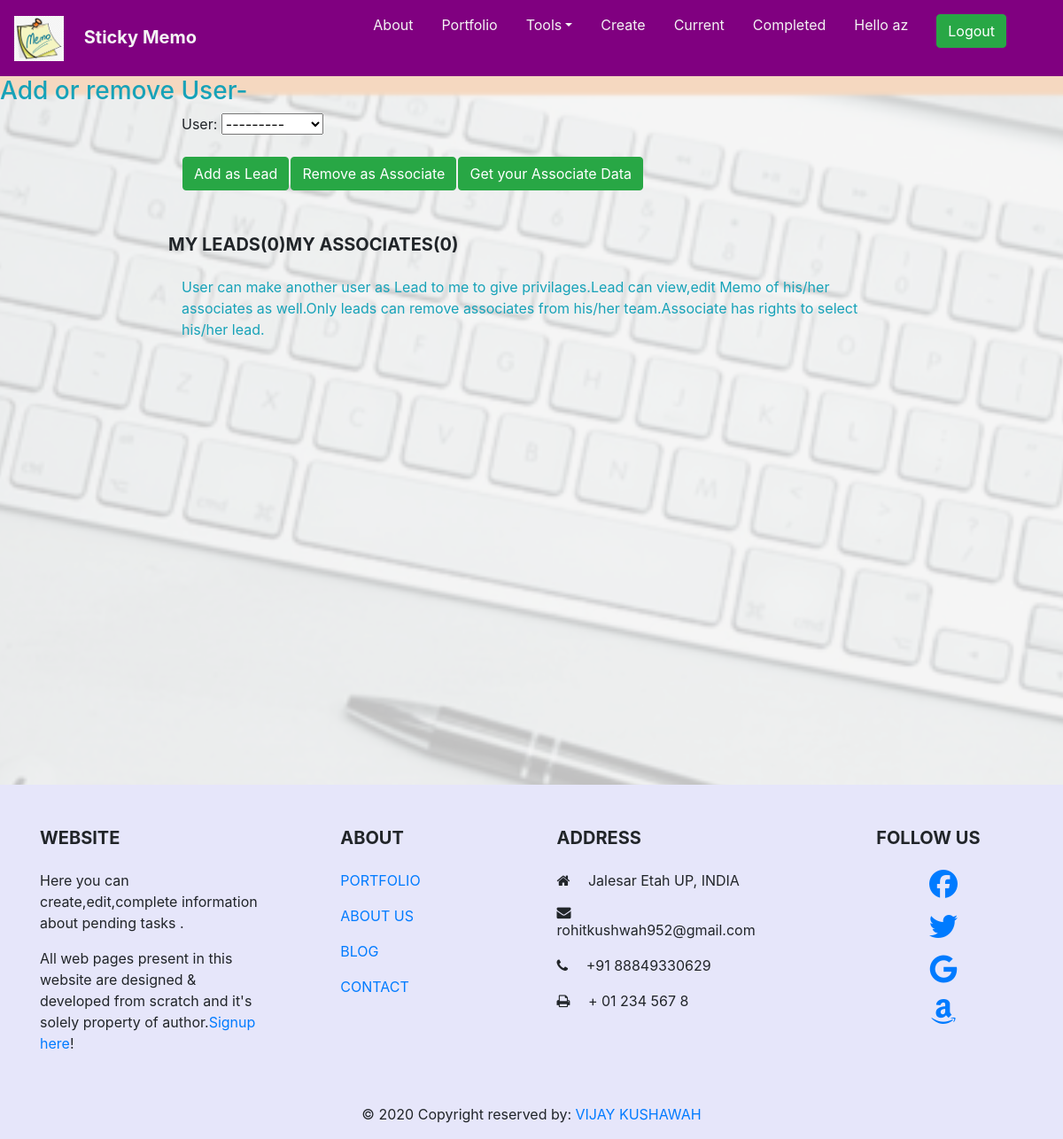
Page /myprofile/ (signed in) on the earlier database version.
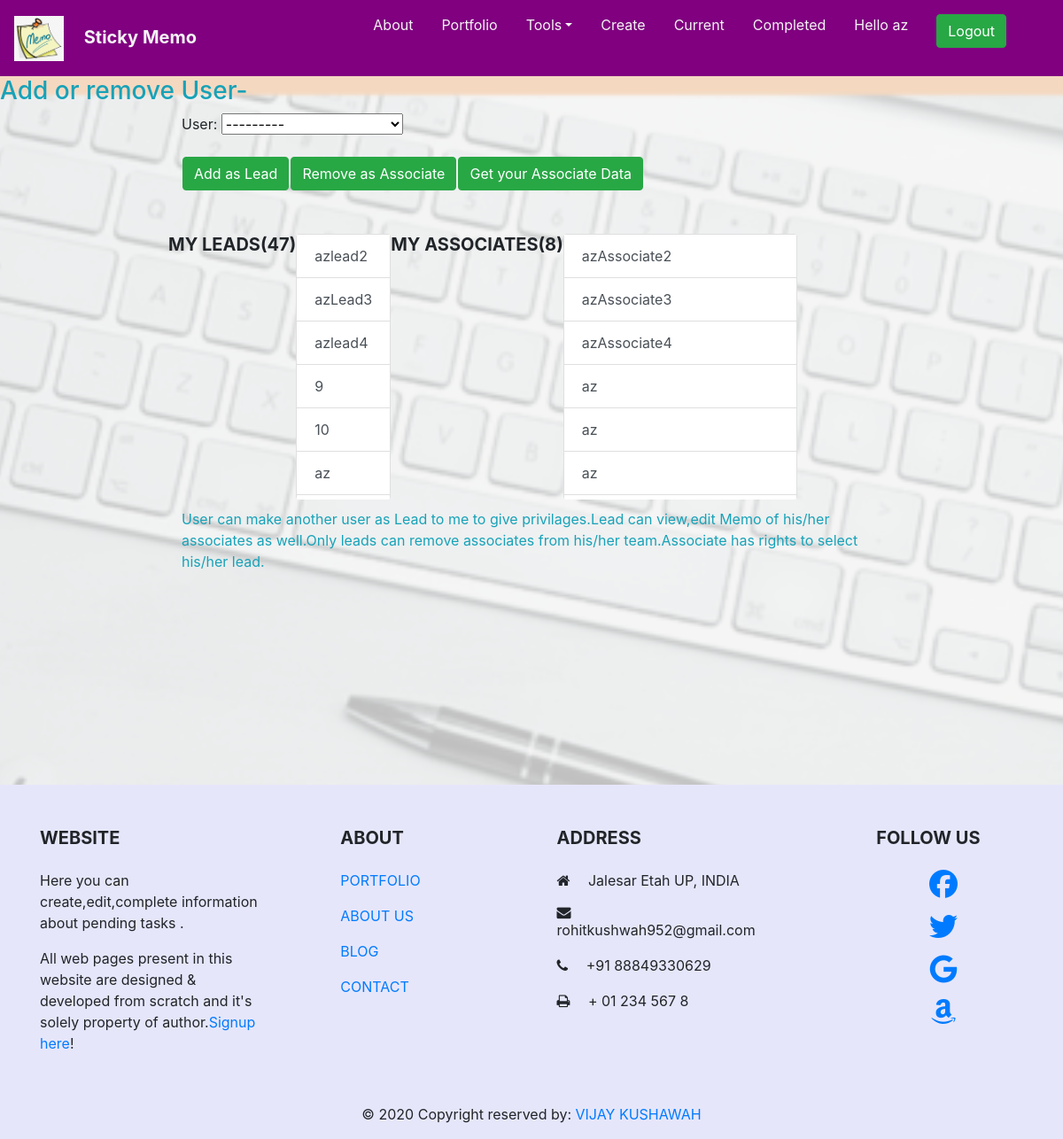
Same page on the later database version.
### todo/models.py (models this page shows)
class MyProfile(models.Model):
    username = models.CharField(max_length=100,default="username")
    lead= models.CharField(max_length=100,null=True,blank=True)
    associate= models.CharField(max_length=100,null=True,blank=True)
    user = models.ForeignKey(User,on_delete=models.CASCADE)
    def __str__(self):
        return self.username

### todo/views.py (the view, shortened to what this page needs)
# urls.py: path('myprofile/',views.myprofiletodo,name='myprofiletodo'),
@login_required
def myprofiletodo(request):
    user = request.user
    if request.method == 'GET':
        try:
            myprofiles=get_list_or_404(MyProfile,user=request.user)
            try:
                leadprofiles=get_list_or_404(MyProfile,lead__isnull=False,user=request.user)
            except:
                leadprofiles=[]
            try:
                associateprofiles=get_list_or_404(MyProfile,associate__isnull=False,user=request.user)
            except:
                associateprofiles=[]
        except:
            leadprofiles=[]
            associateprofiles=[]
            myprofiles=[]
        form =  MyProfileForm()
        return  render(request,'todo/myprofiletodo.html',{'myprofiles':myprofiles,'leadprofiles':leadprofiles,'associateprofiles':associateprofiles,'form':form})

### todo/forms.py
class MyProfileForm(ModelForm):
    class Meta:
        model=MyProfile
        fields = {'user'}

### todo/templates/todo/myprofiletodo.html (shortened to what this page needs)
{% extends 'todo/base.html' %}
{% block content %}
<div class="overlay">
  <div clss="container">
    <h3 class="text-info">Add or remove User-</h3>
    <div class="row justify-content-center">
        <div class="col-8">
          <table cellpadding="1" cellspacing="2">
          <form method="POST" id="mainform" name="mainform">
          {{form.as_p}}
          <tr><td>
          <button type="submit" class="btn btn-success" onclick='this.form.action="{% url 'myprofiletodo' %}";'>Add as Lead</button></td>
            <td>
          <button type="submit" class="btn btn-success" id="btnSubmit1" onclick='this.form.action="{% url 'removeassociatetodo' %}";'>Remove as Associate</button></td>
          <td>
          <button type="submit" class="btn btn-success" id="btnSubmit1" onclick='this.form.action="{% url 'exportassociatedatatodo' %}";'>Get your Associate Data</button></td>
</form>
          </table>
<div style="">  <br><br>
<div class="row">
<h5 class="font-weight-bold text-uppercase mb-4">My Leads({{ leadprofiles|length }})</h5><p>
  <ol class="list-group customelistgroup" style="max-height: 300px;
    margin-bottom: 10px;
    overflow:scroll;
    -webkit-overflow-scrolling: touch;">
    {%  for profile  in leadprofiles %}
    <a class=" list-group-item-action " href="">
    <li class="list-group-item list-group-item-action">{{profile.lead}}
      </a>
    {% endfor %}
    </ol>
<h5 class="font-weight-bold text-uppercase mb-4">My Associates({{ associateprofiles|length }})</h5><p>
  <ol class="list-group customelistgroup " style="max-height: 300px;
    margin-bottom: 10px;
    overflow:scroll;
    -webkit-overflow-scrolling: touch;">
      {%  for associate  in associateprofiles %}
      <a  class=" list-group-item-action " href="{% url 'getassociatestatustodo' associate.associate %}">
      <li class="list-group-item list-group-item-action">{{associate.associate}}
        </a>
      {% endfor %}
      </ol>
</div>
          </div>
        <p class="text-info">  User can make another user as Lead to me to  give  privilages.Lead can view,edit Memo of  his/her associates as well.Only leads can remove
           associates
          from his/her team.Associate has rights to select his/her lead.<p>
</div></div></div></div>
{% endblock %}

### todo/templates/todo/base.html (shortened to what this page needs)
<link rel="stylesheet" href="https://stackpath.bootstrapcdn.com/bootstrap/4.5.2/css/bootstrap.min.css">
  <link rel="stylesheet" href="http://fortawesome.github.io/Font-Awesome/assets/font-awesome/css/font-awesome.css">
<link rel="stylesheet" href="https://cdnjs.cloudflare.com/ajax/libs/font-awesome/4.7.0/css/font-awesome.min.css">
 <link rel="stylesheet" href="https://stackpath.bootstrapcdn.com/bootstrap/4.1.3/css/bootstrap.min.css">
{% load static %}
 <link rel="stylesheet" type="text/css" href="{% static 'todo/css/main.css' %}">
 <nav class="navbar navbar-expand-lg  ">
 <a class="navbar-brand " href="{% url 'home' %}"><img src="{% static 'todo/logo.png' %}" height="51px">&nbsp &nbsp  <b clss="nav-link">Sticky Memo</b></a>
<div class="collapse navbar-collapse " id="navbarSupportedContent">     <ul class="nav navbar-nav mr-4">
 <li class="nav-item">
     <a class="nav-link" data-value="about" href="{% url 'abouttodo' %}">About</a>        </li>
<li class="nav-item">
    <a class="nav-link " data-value="portfolio"href="{% url 'portfoliotodo' %}">Portfolio</a>
 </li>
 <li class="nav-item dropdown">
     <a class="nav-link dropdown-toggle" data-toggle="dropdown" data-value="portfolio" href="#">Tools</a>
  </li>
 {% if user.is_authenticated %}
 <li class="nav-item">
    <a class="nav-link " data-value="blog" href="{% url 'createtodo' %}">Create</a>         </li>
<li class="nav-item">
   <a class="nav-link " data-value="team" href="{% url 'currenttodos' %}">Current</a>       </li>
<li class="nav-item">
 <a class="nav-link " data-value="contact" href="{% url 'completedtodos' %}">Completed</a>       </li>
  <li class="nav-item "><a class="nav-link " data-value="blog" href="{% url 'myprofiletodo' %}">Hello {{user.username}}</a></li>
 <li class="nav-item">
  <a class="nav-link " data-value="contact" href="{% url 'completedtodos' %}"><form  action="{% url 'logoutuser' %}" method="POST">
    <button type="submit" class="btn btn-success">Logout</button>
  </form></a>       </li>
</ul>
 {% endif %}
</div></nav>
<div class="content overflow-auto" id="content" style="background-image: url('{% static 'todo/backgroundimage.png' %}');background-attachment: fixed;
 background-size: cover;
 background-position: center;">
{% block content %}{% endblock %}
</div>
{% include 'todo/footer.html' %}

### todo/templates/todo/footer.html (shortened to what this page needs)
<link rel="stylesheet" href="https://stackpath.bootstrapcdn.com/bootstrap/4.5.2/css/bootstrap.min.css">
 <footer class="page-footer font-small mdb-color lighten-3 pt-4">
{% load static %}
  <div class="container text-center text-md-left">
    <div class="row">
      <div class="col-md-4 col-lg-3 mr-auto my-md-4 my-0 mt-4 mb-1">
        <h5 class="font-weight-bold text-uppercase mb-4">Website</h5>
        <p>Here you can create,edit,complete information about pending tasks .</p>
        <p>All web pages present in this website are designed & developed from scratch
           and it's solely property of author.<a href="{% url 'signupuser' %}">Signup here</a>!</p>
      </div>
      <div class="col-md-2 col-lg-2 mx-auto my-md-4 my-0 mt-4 mb-1">
        <h5 class="font-weight-bold text-uppercase mb-4">About</h5>
        <ul class="list-unstyled">
          <li>
            <p>
              <a href="{% url 'portfoliotodo' %}">PORTFOLIO</a>
            </p>
          </li>
          <li>
            <p>
              <a href="{% url 'abouttodo' %}">ABOUT US</a>
            </p>
          </li>
          <li>
            <p>
              <a href="https://blogger.com" target="_blank">BLOG</a>
            </p>
          </li>
          <li>
            <p>
              <a href="{% url 'contacttodo' %}">CONTACT</a>
            </p>
          </li>
        </ul>
      </div>
      <div class="col-md-4 col-lg-3 mx-auto my-md-4 my-0 mt-4 mb-1">
        <h5 class="font-weight-bold text-uppercase mb-4">Address</h5>
        <ul class="list-unstyled">
          <li>
            <p>
              <i class="fa fa-home fa-spin mr-3"></i> Jalesar Etah UP, INDIA</p>
          </li>
          <li>
            <p>
              <i class="fa fa-envelope fa-spin mr-3"></i> rohitkushwah952@gmail.com</p>
          </li>
          <li>
            <p>
              <i class="fa fa-phone fa-spin mr-3"></i> +91 88849330629</p>
          </li>
          <li>
            <p>
              <i class="fa fa-print fa-spin mr-3"></i> + 01 234 567 8</p>
          </li>
        </ul>
      </div>
      <div class="col-md-2 col-lg-2 text-center mx-auto my-4">
        <h5 class="font-weight-bold text-uppercase mb-4">Follow Us</h5>
        <ul class="fa-ul">
          <li><p>
        <a type="button" href="https://www.facebook.com" target="_blank" class="btn-floating btn-fb">
          <i class="fa fa-spin fa-2x fa-facebook-f"></i>
        </a></li>
        <li><p>
        <a type="button" href="https://www.twitter.com" target="_blank" class="btn-floating btn-tw">
          <i class="fa fa-twitter  fa-spin fa-2x "></i>
        </a></li>
        <li><p>
        <a type="button" href="https://www.google.in" target="_blank" class="btn-floating btn-gplus">
          <i class="fa fa-google fa-spin fa-2x"></i>
        </a></li>
        <li><p>
        <a type="button" href="https://www.amazon.in" target="_blank" class="btn-floating btn-dribbble">
          <i class="fa  fa-amazon fa-spin fa-2x"></i>
        </a></li>
</ul>
      </div>
    </div>
  </div>
  <div class="footer-copyright text-center py-3">© 2020 Copyright reserved by:
    <a href="{% url 'abouttodo' %}"> VIJAY KUSHAWAH</a>
  </div>
</footer>

### todo/static/todo/css/main.css (style rules this page uses)
.navbar { background:#800080;position:relative; }
.content { min-height:100%;position:relative; }
.nav-link , .navbar-brand { color: #f4f4f4; cursor: pointer; }
.nav-link { margin-right: 1em !important; }
.navbar-collapse { justify-content: flex-end; }
.page-footer { background:#E6E6FA; }
.overlay { position: absolute; min-height: 100%; min-width: 100%; left: 0; top: 0; background: rgba(244, 244, 244, 0.79); }
.list-group { max-height: 300px; margin-bottom: 10px; overflow:scroll; -webkit-overflow-scrolling: touch; }

Differences in the rows shown:
added MyProfile: lead "azlead2", associate "azAssociate2"
added MyProfile: lead "azLead3", associate "azAssociate3"
added MyProfile: lead "azlead4", associate "azAssociate4"
added MyProfile: lead "9", shown under "MY LEADS(47)"
added MyProfile: lead "10", shown under "MY LEADS(47)"
added MyProfile: lead "az", shown under "MY LEADS(47)"
added MyProfile: associate "az", shown under "MY ASSOCIATES(8)"
added MyProfile: associate "az", shown under "MY ASSOCIATES(8)"
added MyProfile: associate "az", shown under "MY ASSOCIATES(8)"
Other differences:
{{ leadprofiles|length }}: "0" → "47"
{{ associateprofiles|length }}: "0" → "8"
